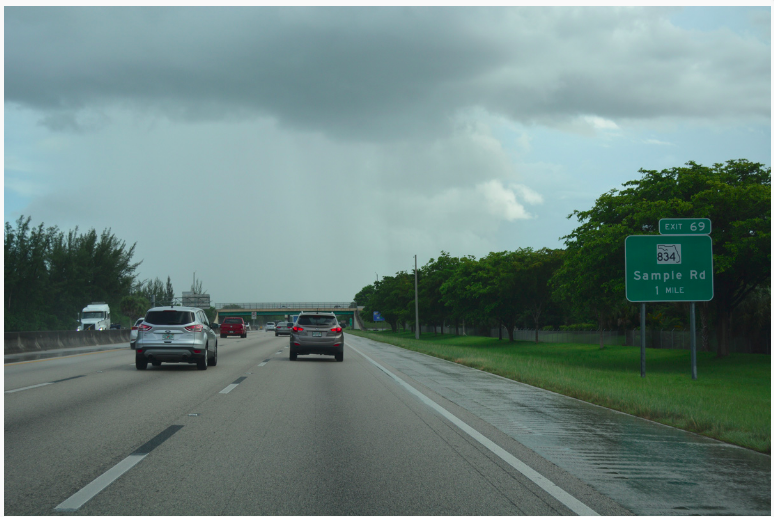
#> input picture samples/lane_detection.png, 774 x 517 px
$ python -i lane_detection.py   (imports and definitions only)
#> lines starting #> are read from the running program, lines starting #| are printed output that depends on the picture
#> further down, picture is the input picture: shape (517, 774, 3); mean B, G, R 127.7, 131.9, 109.5
import cv2
import numpy as np
from path import Path

# [1 line that did not run here, left out]
# [1 line that did not run here, left out]


def initialize_image(image):

    """
    Returns the blurred and edged version of the input image.
    """
    gray = cv2.cvtColor(image.copy(), cv2.COLOR_BGR2GRAY)
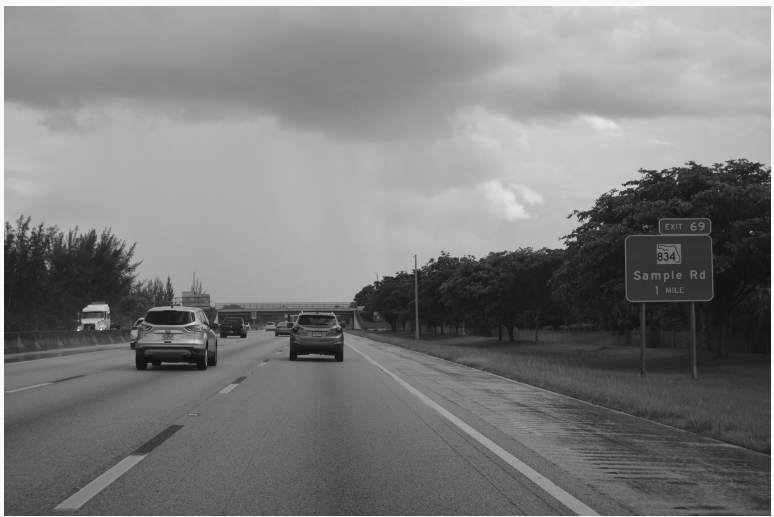
#> gray: shape (517, 774); min 15, max 253, mean 124.8
    blurred = cv2.GaussianBlur(gray, (5, 5), 0)
    return cv2.Canny(blurred, 0, 120)
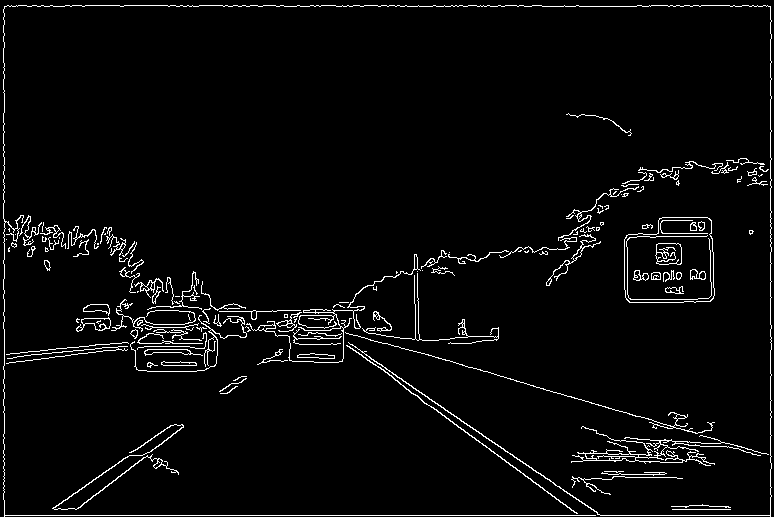
#> returned value: shape (517, 774); 3.5% white in thin lines or dots


def get_region_of_interest(image):

    """
    """

    height = image.shape[0]
    triangle = np.array([[(315, 310), (774, 610), (20, 517)]])  # Define triangle points.
    mask = np.zeros_like(image)  # Create a black image as the same size of input image.
    cv2.fillPoly(mask, triangle, 255)
    return mask

def draw_lines(image, lines):

    """
    Draws lines on source image and returns it.
    """
    for line in lines:
        x1, y1, x2, y2 = line.reshape(4)
        cv2.line(image, (x1, y1), (x2, y2), (0, 255, 255), 2)
    return image

# Step 1: Prepare the image.
# [1 line not run here, left out]
# [1 line that did not run here, left out]
# [1 line that did not run here, left out]

# Step 2: Mask image to get rid of irrelevant areas.
# [1 line that did not run here, left out]

# Step 3: Create the Houghspace.
# [1 line that did not run here, left out]
# [1 line that did not run here, left out]

# [2 lines not run here, left out]

>>> import cv2
>>> picture = cv2.imread('../samples/lane_detection.png')
>>> result = initialize_image(picture)

$ run again, on samples/mutter.jpg
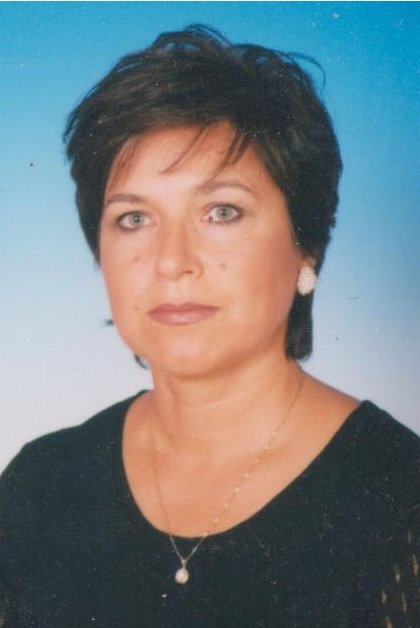
#> input picture samples/mutter.jpg, 420 x 628 px
#> picture is the input picture: shape (628, 420, 3); mean B, G, R 128, 124.7, 117.1
#> in initialize_image, `gray = cv2.cvtColor(image.copy(), cv2.COLOR_BGR2GRAY)`:
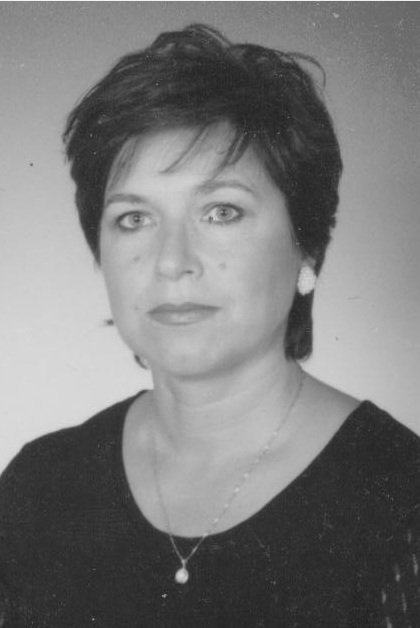
#> gray: shape (628, 420); min 30, max 243, mean 122.8
#> in initialize_image, `return cv2.Canny(blurred, 0, 120)`:
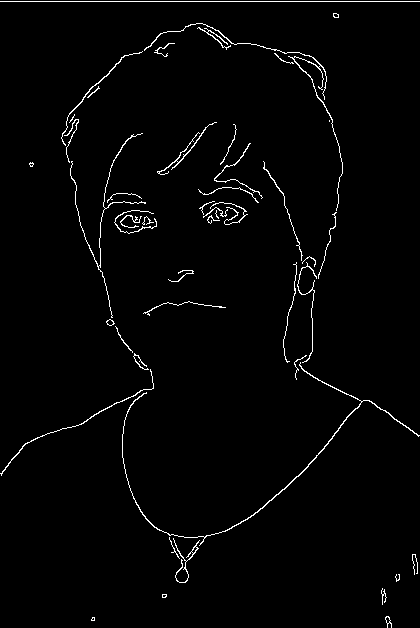
#> returned value: shape (628, 420); 1.8% white in thin lines or dots
